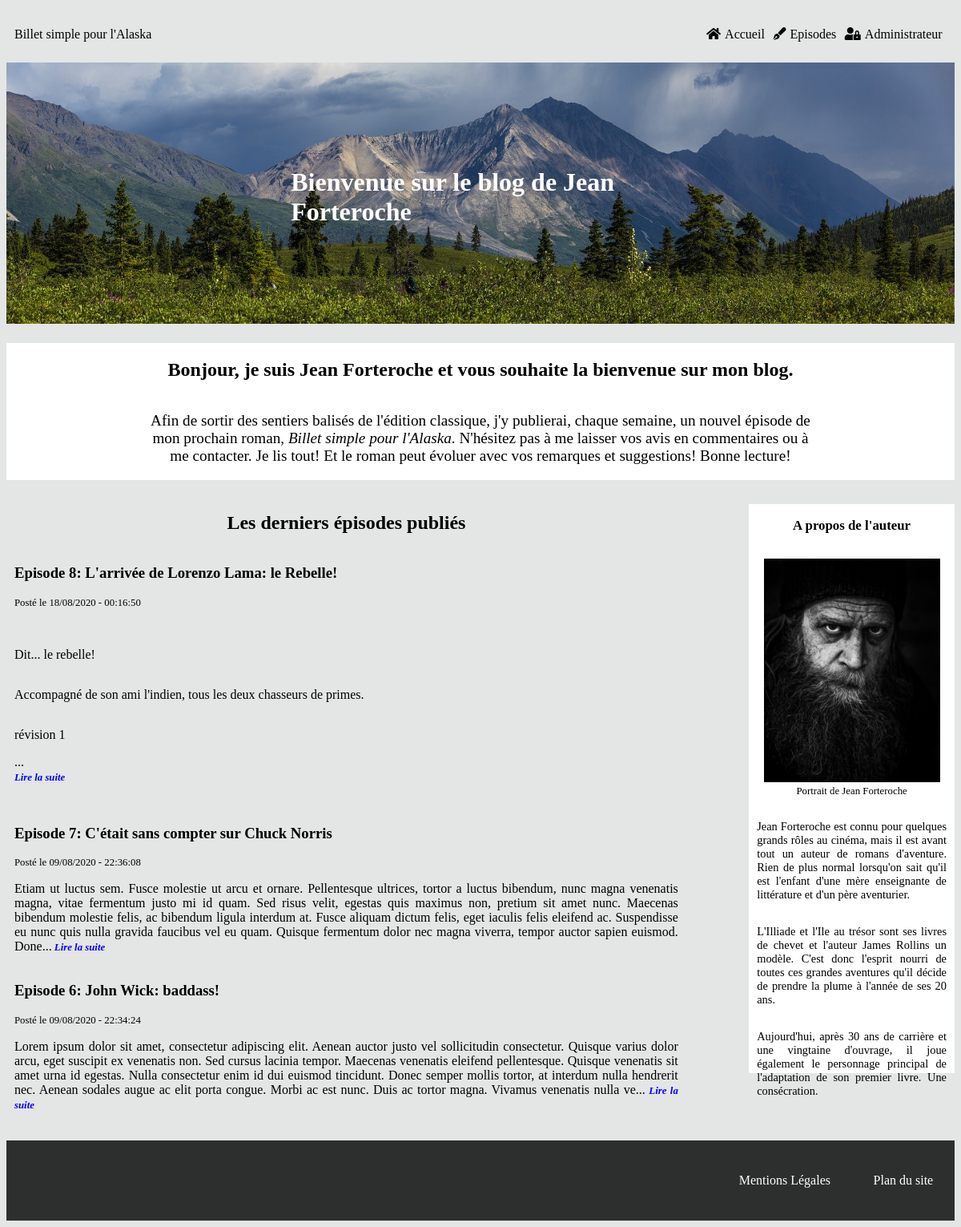
Before: / with the older database file.
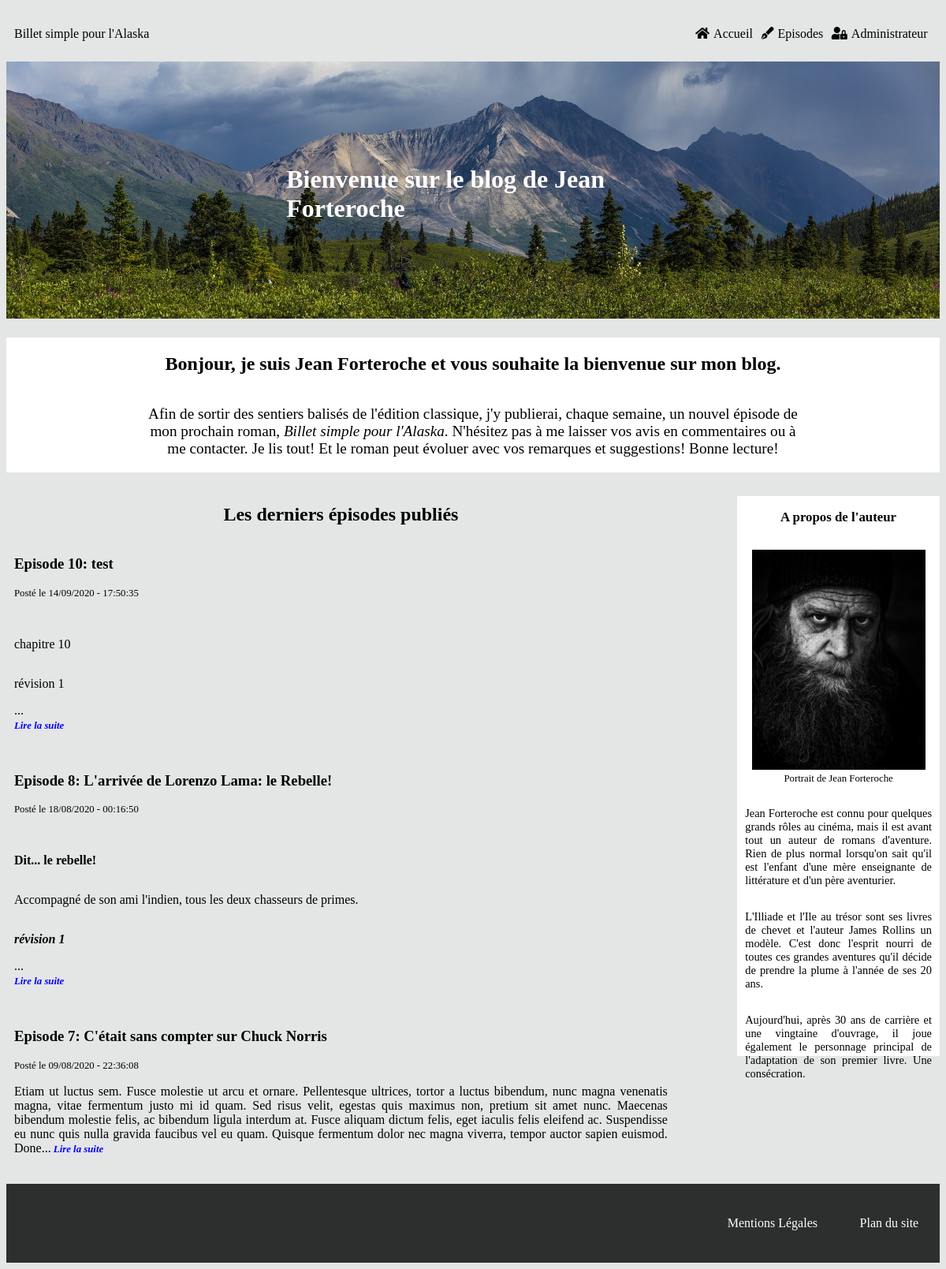
After: the same page with the newer database file.
### tables this page shows
CREATE TABLE IF NOT EXISTS `episodes` (
  `episode_id` tinyint(11) NOT NULL AUTO_INCREMENT,
  `numero_episode` tinyint(11) NOT NULL,
  `episode_title` char(255) NOT NULL,
  `episode_content` longtext NOT NULL,
  `episode_date` datetime NOT NULL DEFAULT CURRENT_TIMESTAMP,
  `episode_status` int(1) NOT NULL,
  PRIMARY KEY (`episode_id`),
  UNIQUE KEY `unicite` (`numero_episode`) USING BTREE
);

### src/View/View.php (called while the page is built, shortened)
<?php
class View
{
    public function display(array $data, string $template, string $layout) : void
    {
        require_once($template);
    }
}

### src/Controller/FrontOffice/PostController.php (called while the page is built, shortened)
<?php
class PostController
{
    private $postManager;
    private $view;
    private $layout;
    public function __construct(PostManager $postManager, View $view, CommentManager $commentManager, Session $session, Token $token)
    {
        $this->postManager = $postManager;
        $this->view = $view;
        $this->layout = '../templates/frontOffice/layout.html.php';
    }
    public function displayHome() : void
    {
        $data = $this->postManager->getThreeEpisodes();
        $template = 'home.html.php';
        $this->view->display($data, $template, $this->layout);
    }
}

### public/index.php (called while the page is built, shortened)
<?php
$router = new Router();
$router->run();

### src/Model/PostManager.php (called while the page is built, shortened)
<?php
class PostManager
{
    private $database;
    public function __construct(Database $database)
    {
        $this->database = $database;
    }
    public function getThreeEpisodes() : array
    {
        $request = $this->database->prepare("SELECT *, substring(episode_content, 1, 500) AS episode_content, DATE_FORMAT(episode_date, '%d/%m/%Y - %H:%i:%s') AS episode_date
            FROM episodes
            WHERE episode_status = 1
            ORDER BY numero_episode
            DESC LIMIT 0, 3");
        $request->execute();
        return $request->fetchAll();
    }
}

### Templates/Frontoffice/home.html.php (the view)
<h2>Les derniers épisodes publiés</h2>
<?php foreach ($data as $entry) {?>
    <article>
        <a href='index.php?action=post&id=<?=$entry['episode_id']?>'>
            <h3 class='episode_title'>Episode <?=$entry['numero_episode']?>: <?=htmlspecialchars_decode($entry['episode_title'])?></h3>
        </a>
        <span class='post_date'>Posté le <?=$entry['episode_date']?></span>
        <p><?=htmlspecialchars_decode($entry['episode_content'])?>...<span id='read_next'><a href="index.php?action=post&id=<?=$entry['episode_id']?>"> Lire la suite</a></span></p>
    </article>
<?php
}?>

Changed rows visible on the page:
no longer on this page (row unchanged): episodes: numero_episode "6", episode_title "John Wick: baddass!", episode_date "09/08/2020 - 22:34:24", episode_content "Lorem ipsum dolor sit amet, consectetur adipiscing elit. Aenean auctor justo vel sollicitudin consectetur. Quisque varius dolor arcu, eget suscipit ex venenatis non. Sed cursus lacinia tempor. Maecenas venenatis eleifend pellentesque. Quisque venenatis sit amet urna id egestas. Nulla consectetur enim id dui euismod tincidunt. Donec semper mollis tortor, at interdum nulla hendrerit nec. Aenean sodales augue ac elit porta congue. Morbi ac est nunc. Duis ac tortor magna. Vivamus venenatis nulla ve"
added episodes: numero_episode "10", episode_title "test", episode_date "14/09/2020 - 17:50:35", episode_content "chapitre 10 révision 1"
